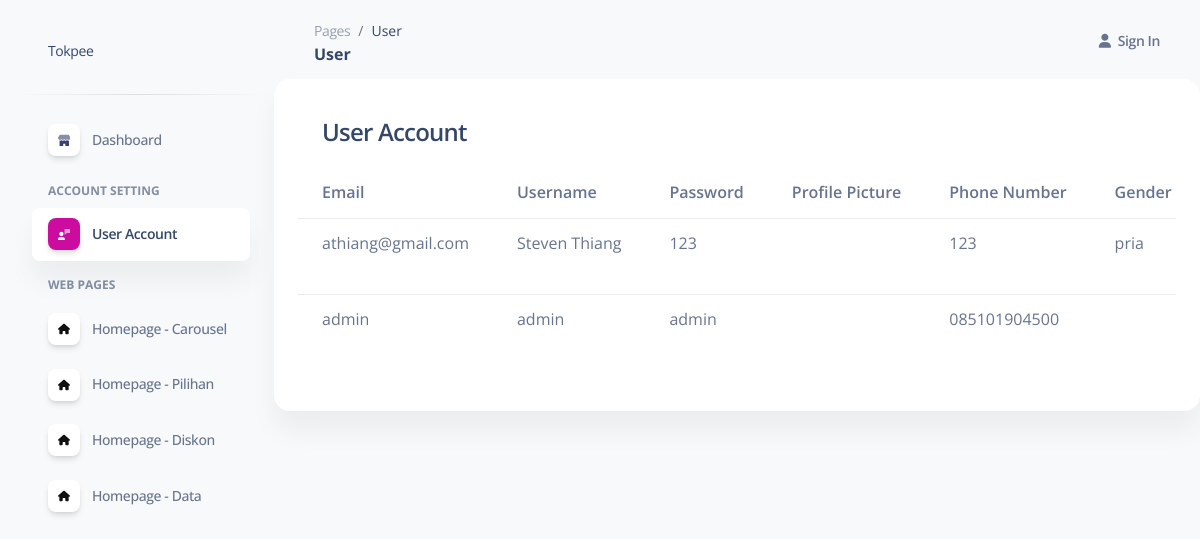
Page /Admin/pages/user.php on the committed database.
### tables this page shows
CREATE TABLE `tbl_akun_user` (
  `user_id` int(11) NOT NULL,
  `username` varchar(225) NOT NULL,
  `email` varchar(225) NOT NULL,
  `user_profile` varchar(225) DEFAULT NULL,
  `no_hp` varchar(225) NOT NULL,
  `user_password` varchar(225) DEFAULT NULL,
  `date_created` varchar(225) NOT NULL,
  `tanggal_lahir` varchar(225) DEFAULT NULL,
  `alamat` varchar(225) DEFAULT NULL,
  `jenis_kelamin` varchar(225) DEFAULT NULL
);

### Admin/pages/user.php (the view, shortened to what this page needs)
<!DOCTYPE html>
<html lang="en">
<head>
  <?php
    require_once('../Layout/head.php');
    require_once('../php/connection.php');
  ?>
</head>
<body class="g-sidenav-show  bg-gray-100">
    <aside class="sidenav navbar navbar-vertical navbar-expand-xs border-0 border-radius-xl my-3 fixed-start ms-3 " id="sidenav-main">
      <div class="sidenav-header">
          <a class="navbar-brand m-0" href="dashboard.php">
          <span class="ont-weight-bold">Tokpee</span>
          </a>
      </div>
      <hr class="horizontal dark mt-0">
      <div class="collapse navbar-collapse  w-auto  max-height-vh-100 h-100" id="sidenav-collapse-main">
          <ul class="navbar-nav">
            <li class="nav-item">
                <a class="nav-link " href="dashboard.php">
                <div class="icon icon-shape icon-sm shadow border-radius-md bg-white text-center me-2 d-flex align-items-center justify-content-center">
                </div>
                <span class="nav-link-text ms-1">Dashboard</span>
                </a>
            </li>
            <li class="nav-item mt-3">
                <h6 class="ps-4 ms-2 text-uppercase text-xs font-weight-bolder opacity-6">Account Setting</h6>
            </li>
            <li class="nav-item">
                <a class="nav-link active" href="user.php">
                <div class="icon icon-shape icon-sm shadow border-radius-md bg-white text-center me-2 d-flex align-items-center justify-content-center">
                </div>
                <span class="nav-link-text ms-1">User Account</span>
                </a>
            </li>
            <li class="nav-item mt-3">
                <h6 class="ps-4 ms-2 text-uppercase text-xs font-weight-bolder opacity-6">Web pages</h6>
            </li>
            <li class="nav-item">
                <a class="nav-link" href="HomepageCarousel.php">
                <div class="icon icon-shape icon-sm shadow border-radius-md bg-white text-center me-2 d-flex align-items-center justify-content-center">
                </div>
                <span class="nav-link-text ms-1">Homepage - Carousel</span>
                </a>
            </li>
            <li class="nav-item">
                <a class="nav-link  " href="HomepagePilihan.php">
                <div class="icon icon-shape icon-sm shadow border-radius-md bg-white text-center me-2 d-flex align-items-center justify-content-center">
                </div>
                <span class="nav-link-text ms-1">Homepage - Pilihan</span>
                </a>
            </li>
            <li class="nav-item">
                <a class="nav-link " href="HomepageKejarDiskon.php">
                <div class="icon icon-shape icon-sm shadow border-radius-md bg-white text-center me-2 d-flex align-items-center justify-content-center">
                </div>
                <span class="nav-link-text ms-1">Homepage - Diskon</span>
                </a>
            </li>
            <li class="nav-item">
                <a class="nav-link" href="HomepageData.php">
                <div class="icon icon-shape icon-sm shadow border-radius-md bg-white text-center me-2 d-flex align-items-center justify-content-center">
                </div>
                <span class="nav-link-text ms-1">Homepage - Data</span>
                </a>
            </li>
          </ul>
      </div>
    </aside>
    <main class="main-content position-relative max-height-vh-100 h-100 mt-1 border-radius-lg ">
    <nav class="navbar navbar-main navbar-expand-lg px-0 mx-4 shadow-none border-radius-xl" id="navbarBlur" navbar-scroll="true">
      <div class="container-fluid py-1 px-3">
      <nav aria-label="breadcrumb">
          <ol class="breadcrumb bg-transparent mb-0 pb-0 pt-1 px-0 me-sm-6 me-5">
          <li class="breadcrumb-item text-sm"><a class="opacity-5 text-dark" href="javascript:;">Pages</a></li>
          <li class="breadcrumb-item text-sm text-dark active" aria-current="page">User</li>
          </ol>
          <h6 class="font-weight-bolder mb-0">User</h6>
      </nav>
      <div class="collapse navbar-collapse mt-sm-0 mt-2 me-md-0 me-sm-4" id="navbar">
          <ul class="navbar-nav  justify-content-end">
          <li class="nav-item d-flex align-items-center">
              <a href="sign-in.php" class="nav-link text-body font-weight-bold px-0">
              <i class="fa fa-user me-sm-1"></i>
              <span class="d-sm-inline d-none">
                  <?php
                    if (isset($_SESSION['loggedIn']) && $_SESSION['loggedIn'] === true) {
                      echo $_SESSION['admin_username'];
                    }
                    else{
                      echo "Sign In";
                    }
                  ?>
              </span>
              </a>
          </li>
          </ul>
      </div>
      </div>
    </nav>
    <div class="container-scroller">
      <div class="main-panel">
        <div class="content-wrapper">
          <div class="card" style="box-sizing:border-box">
          <div class="card-body">
            <h4 class="card-title" style="padding:12px 24px;">User Account</h4>
              <div class="table-responsive table-wrapper"  >
                <table class="table display" id="table">
                  <thead>
                    <tr>
                      <th>Email</th>
                      <th>Username</th>
                      <th>Password</th>
                      <th>Profile Picture</th>
                      <th>Phone Number</th>
                      <th>Gender</th>
                    </tr>
                  </thead>
                  <tbody>
                  <?php
                    $sql = "SELECT * FROM tbl_akun_user";
                    $result = $conn -> query($sql);
                    while($row = $result->fetch_assoc()) {
                      echo "<tr>";
                      echo "<td style='padding:12px 24px;'>{$row['email']} </td>";
                      echo "<td style='padding:12px 24px;'>{$row['username']} </td>";
                      echo "<td style='padding:12px 24px;'>{$row['user_password']} </td>";
                      $image= $row['user_profile'];
                      if (!empty($image) && file_exists("../../UploadImage/Profile/{$image}")) {
                        echo "<td><img style='width:100px' src='../../UploadImage/Profile/{$image}'></td>";
                      } else {
                        echo "<td></td>";
                      }
                      echo "<td style='padding:12px 24px;'>{$row['no_hp']} </td>";
                      echo "<td style='padding:12px 24px;'>{$row['jenis_kelamin']} </td>";
                      ?>
                        </tr>
                      <?php
                    }
                  ?>
                  </tbody>
                </table>
              </div>
            </div>
          </div>
        </div>
        <br>
</body>
</html>

### Admin/assets/css/nucleo-svg.css (style rules this page uses)
.icon { display: inline-block; color: #111111; height: 1em; width: 1em; }
.icon-sm { height: 0.8em; width: 0.8em; }
.icon { fill: currentColor; stroke: none; }

### rows in the picture
tbl_akun_user: email "athiang@gmail.com", username "Steven Thiang", user_password "123", no_hp "123", jenis_kelamin "pria"
tbl_akun_user: email "admin", username "admin", user_password "admin", no_hp "085101904500"
